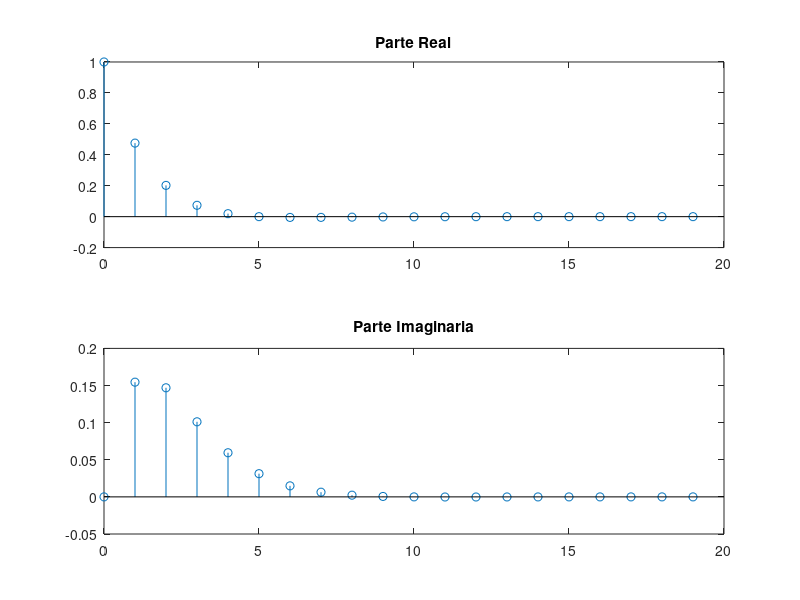

Source code (MATLAB):
% exponenciales complejas

figure(1)

L=20;

r=0.5;
Xre = zeros(1,L);
Xim = zeros(1,L);

for n=0:L-1
    Xre(n+1)=(r^n)*cos((pi/10)*n);
    Xim(n+1)=(r^n)*sin((pi/10)*n);
end

n=0:L-1;
subplot(2,1,1),
stem(n,Xre),
title('Parte Real');

subplot(2,1,2),
stem(n,Xim),
title('Parte Imaginaria');
